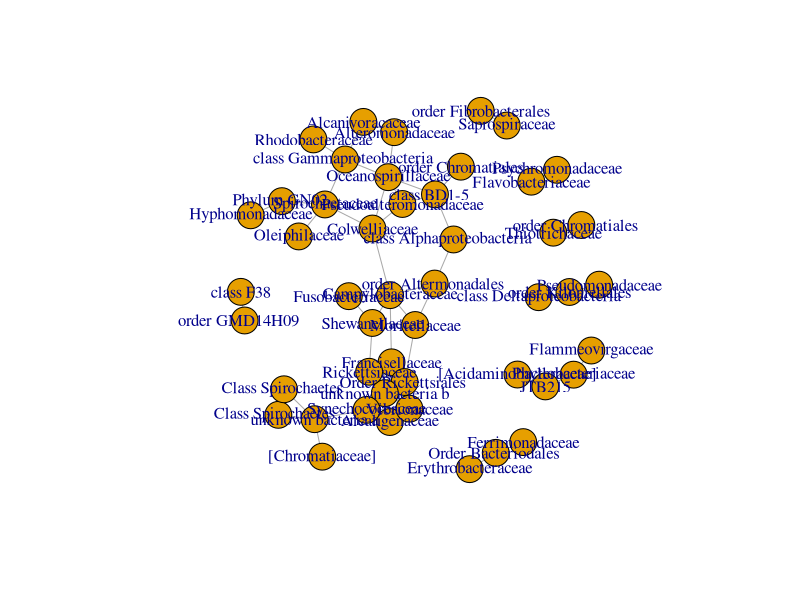
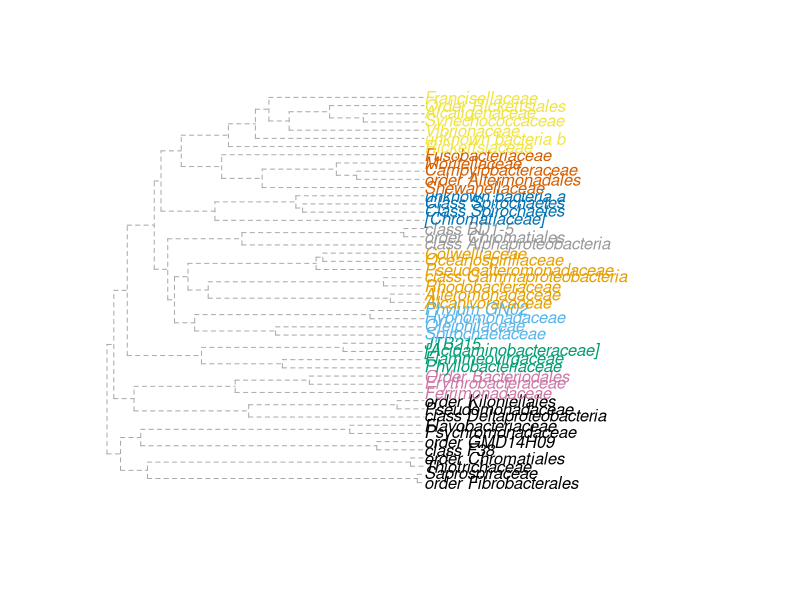
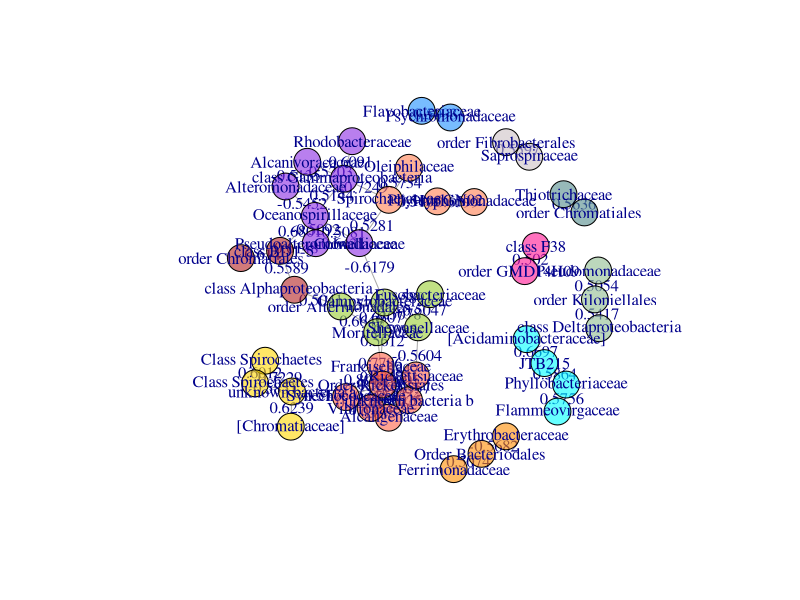
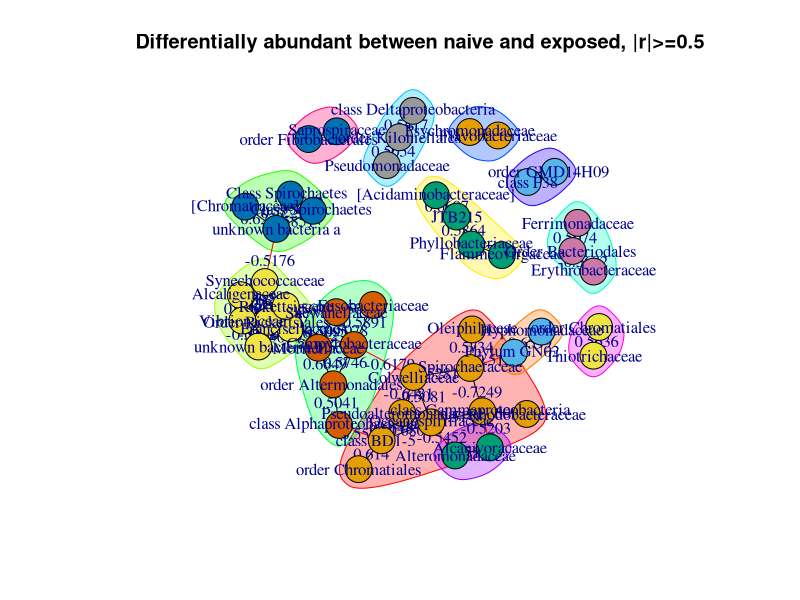

Reproduce these figures in R, in order.
library(igraph)
library(dplyr)
new<-read.csv("SH5.csv")
da<-read.csv("resHHtoSH.csv")
#get just differentially abundant ones
#make a new category if they are diff abundant (=1) or not (=0)
new$diffab<-ifelse(new$feature1 %in% da$X, 1, 0)
new$diffab1<-ifelse(new$feature2 %in% da$X, 1, 0)
test<-new[which(new$diffab=='1'|new$diffab1=='1'),]
test$microbe1<-sub(".*f__", "", test$feature1) 
test$microbe2<-sub(".*f__", "", test$feature2)
test$microbe1<-ifelse(test$microbe1=="", test$feature1,test$microbe1)
test$microbe2<-ifelse(test$microbe2=="", test$feature2,test$microbe2)
test<-subset(test, r >= 0.5 | r <= (-0.5), select=3:7)
#data cleaning specific cases bc of the fucky classifier
test$microbe1<-ifelse(test$microbe1=="k__Bacteria;__;__;__;__", "unknown bacteria a", test$microbe1)

test$microbe2<-ifelse(test$microbe2=="k__Bacteria;__;__;__;__", "unknown bacteria a", test$microbe2)

test$microbe1<-ifelse(test$microbe1=="k__Bacteria;p__Spirochaetes;c__Spirochaetes;__;__","Class Spirochaetes  " ,test$microbe1)

test$microbe2<-ifelse(test$microbe2=="k__Bacteria;p__Spirochaetes;c__Spirochaetes;__;__","Class Spirochaetes  " ,test$microbe2)

test$microbe1<-ifelse(test$microbe1=="k__Bacteria;p__Spirochaetes;c__Spirochaetes;o__;f__","Class Spirochaetes " ,test$microbe1)
test$microbe2<-ifelse(test$microbe2=="k__Bacteria;p__Spirochaetes;c__Spirochaetes;o__;f__","Class Spirochaetes " ,test$microbe2)
#bacteriodales
test$microbe1<-ifelse(test$microbe1=="k__Bacteria;p__Bacteroidetes;c__Bacteroidia;o__Bacteroidales;f__","Order Bacteriodales " ,test$microbe1)
test$microbe2<-ifelse(test$microbe2=="k__Bacteria;p__Bacteroidetes;c__Bacteroidia;o__Bacteroidales;f__","Order Bacteriodales " ,test$microbe2)
#rickets
test$microbe1<-ifelse(test$microbe1=="k__Bacteria;p__Proteobacteria;c__Alphaproteobacteria;o__Rickettsiales;f__","Order Rickettsiales " ,test$microbe1)
test$microbe2<-ifelse(test$microbe2=="k__Bacteria;p__Proteobacteria;c__Alphaproteobacteria;o__Rickettsiales;f__","Order Rickettsiales " ,test$microbe2)
#unknown b
test$microbe1<-ifelse(test$microbe1=="k__Bacteria;p__;c__;o__;f__","unknown bacteria b", test$microbe1)
test$microbe2<-ifelse(test$microbe2=="k__Bacteria;p__;c__;o__;f__","unknown bacteria b", test$microbe2)

#	k__Bacteria;p__Proteobacteria;c__Gammaproteobacteria;__;__
test$microbe1<-ifelse(test$microbe1=="k__Bacteria;p__Proteobacteria;c__Gammaproteobacteria;__;__","class Gammaproteobacteria ", test$microbe1)
test$microbe2<-ifelse(test$microbe2=="k__Bacteria;p__Proteobacteria;c__Gammaproteobacteria;__;__","class Gammaproteobacteria ", test$microbe2)
#k__Bacteria;p__GN02;c__;o__;f__
test$microbe1<-ifelse(test$microbe1=="k__Bacteria;p__GN02;c__;o__;f__","Phylum GN02 ", test$microbe1)
test$microbe2<-ifelse(test$microbe2=="k__Bacteria;p__GN02;c__;o__;f__","Phylum GN02 ", test$microbe2)
#k__Bacteria;p__GN02;c__BD1-5;o__;f__
test$microbe1<-ifelse(test$microbe1=="k__Bacteria;p__GN02;c__BD1-5;o__;f__","class BD1-5   ", test$microbe1)
test$microbe2<-ifelse(test$microbe2=="k__Bacteria;p__GN02;c__BD1-5;o__;f__","class BD1-5   ", test$microbe2)
#k__Bacteria;p__Proteobacteria;c__Alphaproteobacteria;__;__
test$microbe1<-ifelse(test$microbe1=="k__Bacteria;p__Proteobacteria;c__Alphaproteobacteria;__;__","class Alphaproteobacteria   ", test$microbe1)
test$microbe2<-ifelse(test$microbe2=="k__Bacteria;p__Proteobacteria;c__Alphaproteobacteria;__;__","class Alphaproteobacteria   ", test$microbe2)
#k__Bacteria;p__Proteobacteria;c__Deltaproteobacteria;o__GMD14H09;f__
test$microbe1<-ifelse(test$microbe1=="k__Bacteria;p__Proteobacteria;c__Deltaproteobacteria;o__GMD14H09;f__","order GMD14H09   ", test$microbe1)
test$microbe2<-ifelse(test$microbe2=="k__Bacteria;p__Proteobacteria;c__Deltaproteobacteria;o__GMD14H09;f__","order GMD14H09   ", test$microbe2)
#k__Bacteria;p__Proteobacteria;c__Gammaproteobacteria;o__Alteromonadales;__
test$microbe1<-ifelse(test$microbe1=="k__Bacteria;p__Proteobacteria;c__Gammaproteobacteria;o__Alteromonadales;__","order Altermonadales ", test$microbe1)
test$microbe2<-ifelse(test$microbe2=="k__Bacteria;p__Proteobacteria;c__Gammaproteobacteria;o__Alteromonadales;__","order Altermonadales ",test$microbe2)
#k__Bacteria;p__Proteobacteria;c__Gammaproteobacteria;o__Chromatiales;f__
test$microbe1<-ifelse(test$microbe1=="k__Bacteria;p__Proteobacteria;c__Gammaproteobacteria;o__Chromatiales;f__","order Chromatiales   ", test$microbe1)
test$microbe2<-ifelse(test$microbe2=="k__Bacteria;p__Proteobacteria;c__Gammaproteobacteria;o__Chromatiales;f__","order Chromatiales",test$microbe2)
#k__Bacteria;p__TM6;c__F38;o__;f__
test$microbe1<-ifelse(test$microbe1=="k__Bacteria;p__TM6;c__F38;o__;f__","class F38", test$microbe1)
test$microbe2<-ifelse(test$microbe2=="k__Bacteria;p__TM6;c__F38;o__;f__","class F38",test$microbe2)
#k__Bacteria;p__Fibrobacteres;c__Fibrobacteria;o__Fibrobacterales;f__
test$microbe1<-ifelse(test$microbe1=="k__Bacteria;p__Fibrobacteres;c__Fibrobacteria;o__Fibrobacterales;f__","order Fibrobacterales", test$microbe1)
test$microbe2<-ifelse(test$microbe2=="k__Bacteria;p__Fibrobacteres;c__Fibrobacteria;o__Fibrobacterales;f__","order Fibrobacterales",test$microbe2)
#k__Bacteria;p__Proteobacteria;c__Alphaproteobacteria;o__Kiloniellales;f__
test$microbe1<-ifelse(test$microbe1=="k__Bacteria;p__Proteobacteria;c__Alphaproteobacteria;o__Kiloniellales;f__","order Kiloniellales", test$microbe1)
test$microbe2<-ifelse(test$microbe2=="k__Bacteria;p__Proteobacteria;c__Alphaproteobacteria;o__Kiloniellales;f__","order Kiloniellales",test$microbe2)
#k__Bacteria;p__Proteobacteria;c__Deltaproteobacteria;o__;f__
test$microbe1<-ifelse(test$microbe1=="k__Bacteria;p__Proteobacteria;c__Deltaproteobacteria;o__;f__","class Deltaproteobacteria", test$microbe1)
test$microbe2<-ifelse(test$microbe2=="k__Bacteria;p__Proteobacteria;c__Deltaproteobacteria;o__;f__","class Deltaproteobacteria",test$microbe2)
#	k__Bacteria;p__Cyanobacteria;c__Chloroplast;o__CAB-I;f__
test$microbe1<-ifelse(test$microbe1=="k__Bacteria;p__Cyanobacteria;c__Chloroplast;o__CAB-I;f__","order CAB-I", test$microbe1)
test$microbe2<-ifelse(test$microbe2=="k__Bacteria;p__Proteobacteria;c__Deltaproteobacteria;o__;f__","order CAB-I",test$microbe2)
#k__Bacteria;p__Bacteroidetes;c__BME43;o__;f__
test$microbe1<-ifelse(test$microbe1=="k__Bacteria;p__Bacteroidetes;c__BME43;o__;f__","class BME43", test$microbe1)
test$microbe2<-ifelse(test$microbe2=="k__Bacteria;p__Bacteroidetes;c__BME43;o__;f__","class BME43",test$microbe2)

#to filter by r value, optional
#test_r<-subset(test, r > 0.5 | r < (-0.5), select=4:6)
#cleaned edge list
#columns will be -1 and -2 from total number of variables, will change depending on how you filtered
test_edge<-test[c(4:5)]
test_graph<-graph.data.frame(test_edge, directed = FALSE)

plot(test_graph)
# quant measures of networks
# number of ties
degree(test_graph, mode="in")
centr_degree(test_graph, mode="in", normalized=T)
#Closeness (centrality based on distance to others in the graph)
#Inverse of the node’s average geodesic distance to others in the network.
closeness(test_graph, mode="all", weights=NA)
centr_clo(test_graph, mode="all", normalized=T)
#Betweenness (centrality based on a broker position connecting others)
#Number of geodesics that pass through the node or the edge.
betweenness(test_graph, directed=T, weights=NA)
edge_betweenness(test_graph, directed=T, weights=NA)
centr_betw(test_graph, directed=T, normalized=T)
mean_distance(test_graph, directed=F)
distances(test_graph) # with edge weights
distances(test_graph, weights=NA) # ignore weights
# (Newman-Girvan) community detection
ceb<-cluster_edge_betweenness(test_graph)
dendPlot(ceb, mode="auto")
class(ceb)
#amount of communities
length(ceb)
#who is in each
membership(ceb)
# measurement, high modularity= density within community, less connected xc communities
modularity(ceb)
#add variable telling which community theyre in, makes graphing that easier
#cfg<-cluster_optimal(test_graph)
#plot(cfg, test_graph)
V(test_graph)$community <- ceb$membership
#would need as many colors as communities
colrs <- adjustcolor( c("blue violet","coral","cyan", "tomato", "gold", "yellowgreen", "darkorange","firebrick","darkseagreen","dodgerblue","deeppink","darkslategray4","lavenderblush3","lightblue1","mediumpurple4","mediumspringgreen", "navajowhite","maroon","olivedrab3","saddlebrown","royalblue1", "seagreen1","tan1","snow2","wheat3", "turquoise2","palegoldenrod","red2","seagreen","gray50"), alpha=.6)
test_graph_simple<-simplify(
  test_graph,
  remove.multiple = TRUE,
  remove.loops = TRUE,
  edge.attr.comb = igraph_opt("edge.attr.comb")
)
plot(test_graph_simple, vertex.color=colrs[V(test_graph)$community],edge.label=test$r)
#edge.label=test$r
clp<-cluster_label_prop(test_graph_simple)
plot(clp,test_graph_simple,vertex.color=colrs[V(test_graph)$community],edge.label=test$r, main="Differentially abundant between naive and exposed, |r|>=0.5")


